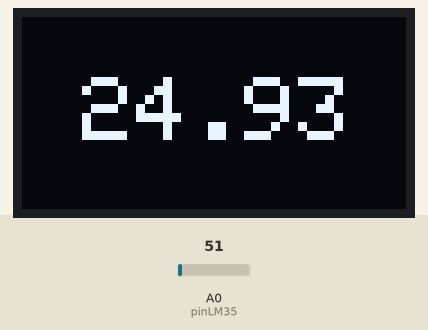
Simulated run of this sketch. Board: Arduino Uno, built with avr-gcc and run on an emulated ATmega328P. Shown: 128×64 one-colour display. The test bench sets the inputs (shaded band); at power-on: A0 (pinLM35) = 51. What the sketch prints to the serial monitor is not drawn.

Above: at 1.6 s.
1.7 s: A0 (pinLM35) set to 61
At 2.5 s:
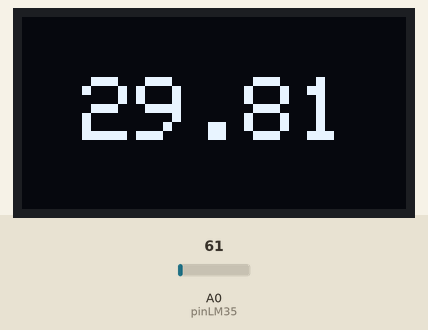
3.5 s: A0 (pinLM35) set to 71
At 5.2 s:
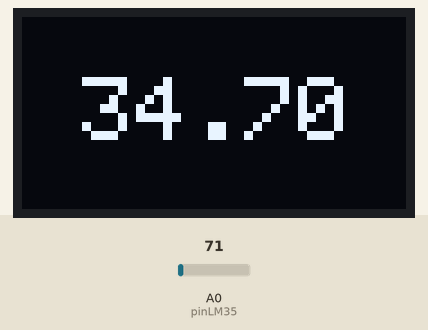
5.5 s: A0 (pinLM35) set to 86
At 6.7 s:
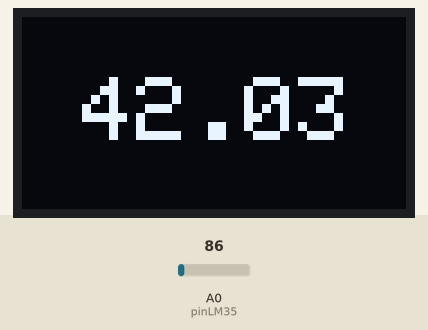
Timing chart, 0 to 8.5 s (numbered marks = the images above; inputs shaded):
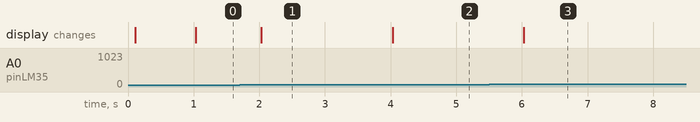

Measured:
- after the input at 1.7 s, the display: changes after 0.33 s (image 1)
- after the input at 3.5 s, the display: changes after 0.53 s (image 2)
- after the input at 5.5 s, the display: changes after 0.53 s (image 3)

The sketch:

Labo3_LM35-OLED.ino
```cpp
// Lectura simple del LM35 y salida por Serial en formato:
// Temperatura: XX.XX °C
//
// Conexiones:
//  - LM35 VCC -> 5V
//  - LM35 GND -> GND
//  - LM35 Vout -> A0

#include <SPI.h>
#include <Wire.h>
#include <Adafruit_GFX.h>
#include <Adafruit_SH110X.h>

const int pinLM35 = A0;            // pin analógico donde está conectado LM35 Vout
const unsigned long intervalo = 1000; // intervalo de actualización en ms
unsigned long ultimaMillis = 0;
#define i2c_Address 0x3c //initialize with the I2C addr 0x3C Typically eBay OLED's

#define SCREEN_WIDTH 128 // OLED display width, in pixels
#define SCREEN_HEIGHT 64 // OLED display height, in pixels
#define OLED_RESET -1   //   QT-PY / XIAO
Adafruit_SH1106G display = Adafruit_SH1106G(SCREEN_WIDTH, SCREEN_HEIGHT, &Wire, OLED_RESET);

void setup() {
  Serial.begin(9600);            // velocidad del Monitor Serial
  while (!Serial) { /* espera en algunas placas */ }
  delay(50);
  Serial.println("LM35 - Lectura simple");
  display.begin(i2c_Address, true);
  display.setContrast (255);
  display.clearDisplay();
  display.display();
}

void loop() {
  unsigned long ahora = millis();
  if (ahora - ultimaMillis >= intervalo) {
    ultimaMillis = ahora;

    int lectura = analogRead(pinLM35);              // 0..1023
    const float Vref = 5.0;                         // ajustar si tu referencia ADC es distinta
    float voltaje = lectura * (Vref / 1023.0);      // voltaje en V
    float tempC = voltaje * 100.0;                  // LM35: 10 mV/°C -> factor 100

    // Imprime en formato legible
    Serial.print("Temperatura: ");
    Serial.print(tempC, 2);   // 2 decimales
    Serial.println(" °C");
    display.setTextSize(3);
    display.setTextColor(SH110X_WHITE);
    display.setCursor(20, 20);
    display.print(tempC);
    display.display();
    display.clearDisplay();

  }

}
```
